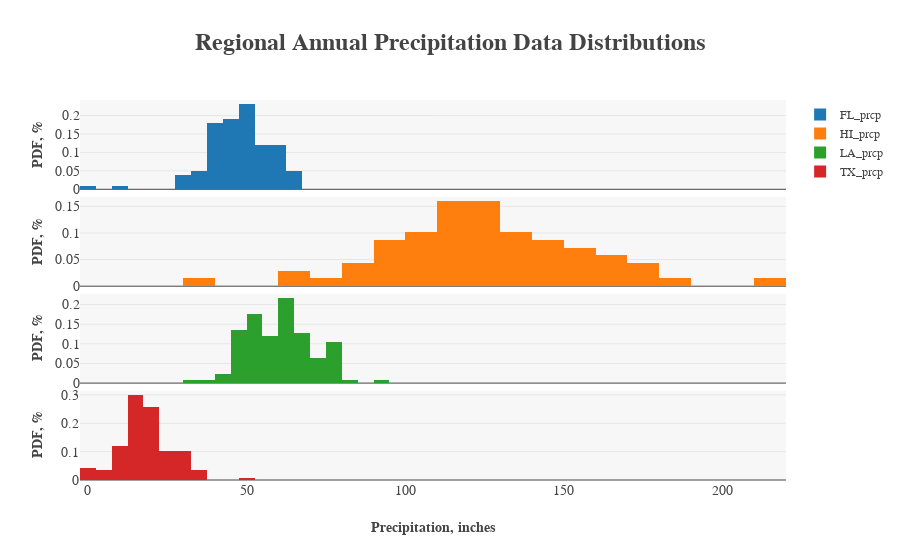

Notebook code for this chart:
### Code cell
# Inspect the precipitation data distributions
print("FL_prcp mean={0:.1f} inches and standard deviation={1:.2f} inches".format(np.mean(df_weather["PRCP"]["FL"]), np.std(df_weather["PRCP"]["FL"]), u'\xb0'))
print("HI_prcp mean={0:.1f} inches and standard deviation={1:.2f} inches".format(np.mean(df_weather["PRCP"]["HI"]), np.std(df_weather["PRCP"]["HI"]), u'\xb0'))
print("LA_prcp mean={0:.1f} inches and standard deviation={1:.2f} inches".format(np.mean(df_weather["PRCP"]["LA"]), np.std(df_weather["PRCP"]["LA"]), u'\xb0'))
print("TX_prcp mean={0:.1f} inches and standard deviation={1:.2f} inches".format(np.mean(df_weather["PRCP"]["TX"]), np.std(df_weather["PRCP"]["TX"]), u'\xb0'))

trace0 = py.graph_objs.Histogram(name="FL_prcp", x=df_weather["PRCP"]["FL"], histnorm="probability")
trace1 = py.graph_objs.Histogram(name="HI_prcp", x=df_weather["PRCP"]["HI"], histnorm="probability")
trace2 = py.graph_objs.Histogram(name="LA_prcp", x=df_weather["PRCP"]["LA"], histnorm="probability")
trace3 = py.graph_objs.Histogram(name="TX_prcp", x=df_weather["PRCP"]["TX"], histnorm="probability")

print()
fig = py.tools.make_subplots(rows=4, cols=1, shared_xaxes=True, vertical_spacing=0.02)
fig.append_trace(trace0, 1, 1)
fig.append_trace(trace1, 2, 1)
fig.append_trace(trace2, 3, 1)
fig.append_trace(trace3, 4, 1)

fig["layout"].update(
    plot_bgcolor="rgb(247,247,247)",
    legend=dict(font=dict(family="serif", size=12)),
    height=1000,
    title="<b>Regional Annual Precipitation Data Distributions</b>",
    titlefont=dict(family="serif", size=24),
    yaxis1=dict(title="<b>PDF, %</b>", titlefont=dict(family="serif", size=14), tickfont=dict(family="serif", size=14)),
    yaxis2=dict(title="<b>PDF, %</b>", titlefont=dict(family="serif", size=14), tickfont=dict(family="serif", size=14)),
    yaxis3=dict(title="<b>PDF, %</b>", titlefont=dict(family="serif", size=14), tickfont=dict(family="serif", size=14)),
    yaxis4=dict(title="<b>PDF, %</b>", titlefont=dict(family="serif", size=14), tickfont=dict(family="serif", size=14)),
    xaxis1=dict(title="<b>Precipitation, inches</b>".format(u'\xb0'), titlefont=dict(family="serif", size=14),tickfont=dict(family="serif", size=14)))

py.offline.iplot(fig)

### Figure 1 — Plotly figure (JSON) as saved in the notebook; plotly's stock layout.template omitted (floating-point values rounded to 4 significant figures)
{"data": [{"autobinx": true, "histnorm": "probability", "name": "FL_prcp", "type": "histogram", "uid": "1e6c6a", "x": [null, null, null, null, null, null, null, null, null, null, null, null, null, null, null, null, null, null, null, null, null, null, null, null, null, null, 29.42, 46.38, 50.93, 11.24, 60.72, 52.89, 60.52, 46.06, 44.38, 44.93, 52.62, 46.24, 0, 35.3, 54.97, 41.45, 48.2, 40.87, 57.25, 60.33, 33.78, 49.74, 58.5, 61.64, 44.74, 39.54, 42.7, 45.48, 39.9, 65.46, 50.25, 47.87, 40.12, 47.58, 60.32, 58.43, 61.08, 44.58, 30.94, 58.25, 56.95, 64.08, 63.07, 37.67, 48.71, 39.72, 37.41, 44.55, 59.81, 41.45, 47.39, 64.35, 52.15, 47.83, 38.55, 51.12, 57.62, 41.06, 43.7, 45.55, 48.82, 48.58, 43.14, 29.63, 56.55, 49.77, 47.66, 41.95, 49.0, 52.96, 31.61, 40.14, 42.12, 52.71, 51.0, 38.46, 58.13, 55.48, 38.62, 48.32, 51.47, 46.5, 32.74, 43.8, 51.51, 45.56, 40.37, 52.58, 37.12, 37.55, 66.15, 50.21, 43.95, 46.61, 52.89, 48.21, 50.05, 40.46, 56.33, 49.42], "xaxis": "x", "xbins": {"end": 67.5, "size": 5, "start": -2.5}, "yaxis": "y"}, {"autobinx": true, "histnorm": "probability", "name": "HI_prcp", "type": "histogram", "uid": "b4e7cf", "x": [null, null, null, null, null, null, null, null, null, null, null, null, null, null, null, null, null, null, null, null, null, null, null, null, null, null, null, null, null, null, null, null, null, null, null, null, null, null, null, null, null, null, null, null, null, null, null, null, null, null, null, null, null, null, null, null, null, 34.19, 139.2, 150.0, 120.6, 89.68, 162.3, 123.5, 168.4, 139.3, 106.0, 117.8, 146.8, 119.7, 71.45, 124.8, 166.4, 127.3, 124.0, 154, 134.1, 173.2, 154.0, 140.7, 98.85, 108.0, 112.9, 99.93, 114.7, 90.38, 119.1, 158.8, 127.7, 89.91, 170.4, 68.09, 100.1, 113.0, 171.0, 142.4, 140.2, 166.7, 211.2, 153.0, 119.9, 114.5, 182.8, 85.92, 120.2, 131.6, 108.8, 116.8, 144.0, 112.5, 134.0, 91.38, 137.5, 123.3, 122.0, 106.8, 127.5, 131.8, 63.29, 97.66, 90.94, 102.2, 115.2, 147.6, 128.4, 105.6], "xaxis": "x", "xbins": {"end": 220, "size": 10, "start": 30}, "yaxis": "y2"}, {"autobinx": true, "histnorm": "probability", "name": "LA_prcp", "type": "histogram", "uid": "6a4ccc", "x": [null, 33.95, 50.04, 52.66, 41.25, 45.09, 67.41, 48.07, 78.3, 47.89, 49.81, 54.28, 38.28, 76.21, 47.92, 63.69, 60.04, 54.68, 54.9, 67.18, 63.18, 61.44, 64.17, 49.81, 46.01, 40.56, 61.06, 60.65, 70.92, 49.73, 67.45, 73.3, 41.81, 52.02, 68.42, 60.43, 57.12, 75.89, 62.84, 57.69, 64.63, 56.91, 56.59, 49.75, 58.06, 51.55, 60.88, 51.25, 91.91, 72.44, 77.19, 68.95, 64.7, 64.08, 75.73, 64.42, 62.24, 71.6, 62.69, 51.54, 57.51, 68.43, 48.65, 60.89, 54.22, 77.46, 63.62, 75.01, 55.0, 72.65, 45.08, 53.79, 67.13, 52.62, 66.26, 58.39, 51.1, 58.15, 53.84, 52.23, 61.84, 75.53, 62.64, 67.7, 47.73, 67.79, 58.07, 71.19, 69.02, 48.05, 59.74, 62.95, 54.39, 68.41, 52.98, 66.82, 61.99, 64.35, 54.75, 84.88, 78.07, 68.64, 55.39, 64.91, 58.01, 63.95, 62.36, 45.36, 46.23, 68.92, 67.65, 52.28, 74.3, 52.61, 53.43, 57.2, 55.62, 61.07, 49.74, 45.37, 78.86, 78.07, 58.12, 70.92, 75.94, 76.15], "xaxis": "x", "xbins": {"end": 95, "size": 5, "start": 30}, "yaxis": "y3"}, {"autobinx": true, "histnorm": "probability", "name": "TX_prcp", "type": "histogram", "uid": "339d30", "x": [8.73, 17.37, 0.39, null, null, 0, null, null, 12.61, 11.31, 5.28, 22.85, 28.58, 20.98, 6.74, null, null, null, null, null, 1.2, 17.4, 27.6, 15.7, 17.1, 10.3, 13.5, 20.8, 11.7, 2.4, 23.24, 15.03, 14.4, 20.27, 14.79, 13.64, 15.74, 15.17, 23.65, 22.46, 19.13, 20.98, 15.68, 15.89, 18.5, 13.14, 14.99, 14.09, 13.62, 30.16, 13.47, 13.14, 16.76, 0.29, 14.32, 16.72, 26.03, 4.09, 2.66, 19.03, 8.55, 17.42, 21.08, 11.72, 10.0, 19.35, 29.98, 11.6, 18.7, 16.61, 12.31, 17.57, 21.49, 20.24, 23.02, 48.35, 28.1, 16.5, 22.29, 19.34, 24.88, 34.43, 13.41, 30.04, 37, 14.36, 19.34, 17.78, 11.97, 35.77, 16.87, 25.34, 16.03, 27.72, 20.21, 21.85, 18.12, 17.24, 12.95, 18.31, 22.46, 25.25, 11.08, 17.03, 9.1, 29.93, 31.47, 19.9, 13.2, 19.62, 24.08, 30.12, 23.62, 17.64, 22.89, 35.45, 29.36, 21.81, 21.19, 9.86, 9.94, 17.54, 26.49, 29.63, 15.12, 17.87], "xaxis": "x", "xbins": {"end": 52.5, "size": 5, "start": -2.5}, "yaxis": "y4"}], "layout": {"autosize": true, "legend": {"font": {"family": "serif", "size": 12}}, "plot_bgcolor": "rgb(247,247,247)", "title": "<b>Regional Annual Precipitation Data Distributions</b>", "titlefont": {"family": "serif", "size": 24}, "xaxis": {"anchor": "y4", "autorange": true, "domain": [0, 1], "range": [-2.5, 220], "tickfont": {"family": "serif", "size": 14}, "title": "<b>Precipitation, inches</b>", "titlefont": {"family": "serif", "size": 14}, "type": "linear"}, "yaxis": {"anchor": "free", "autorange": true, "domain": [0.765, 1.0], "position": 0, "range": [0, 0.2421], "tickfont": {"family": "serif", "size": 14}, "title": "<b>PDF, %</b>", "titlefont": {"family": "serif", "size": 14}}, "yaxis2": {"anchor": "free", "autorange": true, "domain": [0.51, 0.745], "position": 0, "range": [0, 0.1678], "tickfont": {"family": "serif", "size": 14}, "title": "<b>PDF, %</b>", "titlefont": {"family": "serif", "size": 14}}, "yaxis3": {"anchor": "free", "autorange": true, "domain": [0.255, 0.49], "position": 0, "range": [0, 0.2274], "tickfont": {"family": "serif", "size": 14}, "title": "<b>PDF, %</b>", "titlefont": {"family": "serif", "size": 14}}, "yaxis4": {"anchor": "x", "autorange": true, "domain": [0, 0.235], "range": [0, 0.3149], "tickfont": {"family": "serif", "size": 14}, "title": "<b>PDF, %</b>", "titlefont": {"family": "serif", "size": 14}}}}
